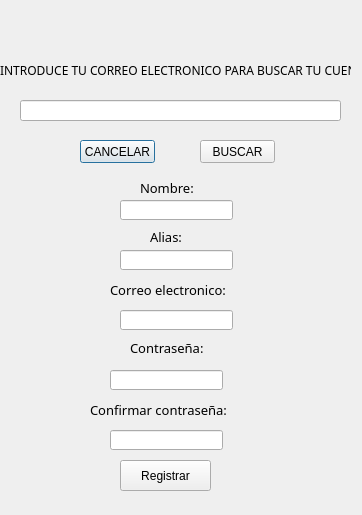
<?xml version="1.0" encoding="UTF-8"?>
<ui version="4.0">
 <class>Dialog</class>
 <widget class="QDialog" name="Dialog">
  <property name="geometry">
   <rect>
    <x>0</x>
    <y>0</y>
    <width>362</width>
    <height>515</height>
   </rect>
  </property>
  <property name="windowTitle">
   <string>Recuperar contraseña y Registro de usuario</string>
  </property>
  <widget class="QLabel" name="label">
   <property name="geometry">
    <rect>
     <x>0</x>
     <y>0</y>
     <width>361</width>
     <height>521</height>
    </rect>
   </property>
   <property name="text">
    <string/>
   </property>
   <property name="pixmap">
    <pixmap>../recursos/Recuperar.jpg</pixmap>
   </property>
   <property name="scaledContents">
    <bool>true</bool>
   </property>
  </widget>
  <widget class="QPushButton" name="pushButton">
   <property name="geometry">
    <rect>
     <x>80</x>
     <y>140</y>
     <width>75</width>
     <height>23</height>
    </rect>
   </property>
   <property name="text">
    <string>CANCELAR</string>
   </property>
  </widget>
  <widget class="QLineEdit" name="lineEdit_5">
   <property name="geometry">
    <rect>
     <x>110</x>
     <y>370</y>
     <width>113</width>
     <height>20</height>
    </rect>
   </property>
  </widget>
  <widget class="QLabel" name="label_2">
   <property name="geometry">
    <rect>
     <x>0</x>
     <y>60</y>
     <width>351</width>
     <height>20</height>
    </rect>
   </property>
   <property name="font">
    <font>
     <family>Algerian</family>
     <pointsize>9</pointsize>
    </font>
   </property>
   <property name="text">
    <string>INTRODUCE TU CORREO ELECTRONICO PARA BUSCAR TU CUENTA</string>
   </property>
  </widget>
  <widget class="QLabel" name="label_4">
   <property name="geometry">
    <rect>
     <x>130</x>
     <y>340</y>
     <width>81</width>
     <height>16</height>
    </rect>
   </property>
   <property name="font">
    <font>
     <family>Algerian</family>
     <pointsize>10</pointsize>
    </font>
   </property>
   <property name="text">
    <string>Contraseña:</string>
   </property>
  </widget>
  <widget class="QLineEdit" name="lineEdit_6">
   <property name="geometry">
    <rect>
     <x>110</x>
     <y>430</y>
     <width>113</width>
     <height>20</height>
    </rect>
   </property>
  </widget>
  <widget class="QLabel" name="label_6">
   <property name="geometry">
    <rect>
     <x>140</x>
     <y>180</y>
     <width>61</width>
     <height>16</height>
    </rect>
   </property>
   <property name="font">
    <font>
     <family>Algerian</family>
     <pointsize>10</pointsize>
    </font>
   </property>
   <property name="text">
    <string>Nombre:</string>
   </property>
  </widget>
  <widget class="QLineEdit" name="lineEdit_3">
   <property name="geometry">
    <rect>
     <x>120</x>
     <y>250</y>
     <width>113</width>
     <height>20</height>
    </rect>
   </property>
  </widget>
  <widget class="QLineEdit" name="lineEdit_2">
   <property name="geometry">
    <rect>
     <x>120</x>
     <y>200</y>
     <width>113</width>
     <height>20</height>
    </rect>
   </property>
  </widget>
  <widget class="QLineEdit" name="lineEdit">
   <property name="geometry">
    <rect>
     <x>20</x>
     <y>100</y>
     <width>321</width>
     <height>21</height>
    </rect>
   </property>
  </widget>
  <widget class="QPushButton" name="pushButton_2">
   <property name="geometry">
    <rect>
     <x>200</x>
     <y>140</y>
     <width>75</width>
     <height>23</height>
    </rect>
   </property>
   <property name="text">
    <string>BUSCAR</string>
   </property>
  </widget>
  <widget class="QLineEdit" name="lineEdit_4">
   <property name="geometry">
    <rect>
     <x>120</x>
     <y>310</y>
     <width>113</width>
     <height>20</height>
    </rect>
   </property>
  </widget>
  <widget class="QLabel" name="label_5">
   <property name="geometry">
    <rect>
     <x>90</x>
     <y>400</y>
     <width>161</width>
     <height>20</height>
    </rect>
   </property>
   <property name="font">
    <font>
     <family>Algerian</family>
     <pointsize>10</pointsize>
    </font>
   </property>
   <property name="text">
    <string>Confirmar contraseña:</string>
   </property>
  </widget>
  <widget class="QPushButton" name="pushButton_3">
   <property name="geometry">
    <rect>
     <x>120</x>
     <y>460</y>
     <width>91</width>
     <height>31</height>
    </rect>
   </property>
   <property name="text">
    <string>Registrar</string>
   </property>
  </widget>
  <widget class="QLabel" name="label_3">
   <property name="geometry">
    <rect>
     <x>150</x>
     <y>230</y>
     <width>47</width>
     <height>13</height>
    </rect>
   </property>
   <property name="font">
    <font>
     <family>Algerian</family>
     <pointsize>10</pointsize>
    </font>
   </property>
   <property name="text">
    <string>Alias:</string>
   </property>
  </widget>
  <widget class="QLabel" name="label_7">
   <property name="geometry">
    <rect>
     <x>110</x>
     <y>280</y>
     <width>141</width>
     <height>20</height>
    </rect>
   </property>
   <property name="font">
    <font>
     <family>Algerian</family>
     <pointsize>10</pointsize>
    </font>
   </property>
   <property name="text">
    <string>Correo electronico:</string>
   </property>
  </widget>
 </widget>
 <resources/>
 <connections/>
</ui>
